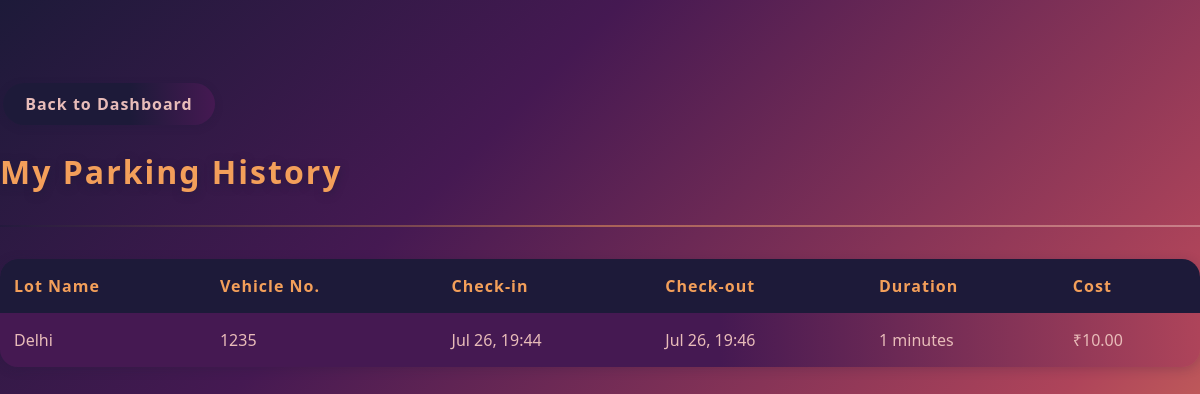
Page /history (signed in) on the committed database.
### models/models.py (models this page shows)
class Booking(db.Model):
    __tablename__ = 'bookings'
    id = db.Column(db.Integer, primary_key=True)
    vehicle_number = db.Column(db.String(20), nullable=False)
    check_in_time = db.Column(db.DateTime, nullable=False, default=datetime.utcnow)
    check_out_time = db.Column(db.DateTime, nullable=True)
    total_cost = db.Column(db.Float, nullable=True)
    user_id = db.Column(db.Integer, db.ForeignKey('users.id'), nullable=False)
    spot_id = db.Column(db.Integer, db.ForeignKey('parking_spots.id'), nullable=False)

class ParkingLot(db.Model):
    __tablename__ = 'parking_lots'
    id = db.Column(db.Integer, primary_key=True)
    name = db.Column(db.String(100), nullable=False)
    address = db.Column(db.String(200), nullable=False)
    pincode = db.Column(db.String(10), nullable=False)
    price_per_hour = db.Column(db.Float, nullable=False)
    capacity = db.Column(db.Integer, nullable=False)
    spots = db.relationship('ParkingSpot', backref='parking_lot', lazy=True, cascade="all, delete-orphan")

### app.py (the view)
@app.route('/history')
def user_history():
    user_id = session.get('user_id')
    if not user_id:
        return redirect(url_for('login'))
    completed_bookings = Booking.query.filter(Booking.user_id == user_id,Booking.check_out_time.isnot(None)).order_by(Booking.check_out_time.desc()).all()
    for booking in completed_bookings:
        booking.duration_str = format_duration(booking)
    return render_template('user_history.html', bookings=completed_bookings)

### app.py (called while the page is built)
@app.context_processor
def inject_current_user():
    user_id = session.get('user_id')
    user = None
    if user_id:
        user = User.query.get(user_id)
    return dict(current_user=user)

def format_duration(booking):
    if not (booking.check_out_time and booking.check_in_time):
        return "N/A"
    delta = booking.check_out_time - booking.check_in_time
    total_seconds = delta.total_seconds()
    days, remainder = divmod(total_seconds, (24*60*60))
    hours, remainder = divmod(remainder, (60*60))
    minutes, remainder = divmod(remainder, 60)
    parts = ""
    if days > 0:
        parts += (f"{int(days)} days ")
    if hours > 0:
        parts += (f"{int(hours)} hours ")
    if minutes > 0:
        parts += (f"{int(minutes)} minutes")
    if parts:
        return parts
    else:
        return "Less than a minute"

### templates/user_history.html (shortened to what this page needs)
<!DOCTYPE html>
<html lang="en">
<head>
    <link rel="stylesheet" href="{{ url_for('static', filename='css/styles.css') }}">
</head>
<body>
    <div>
        <a href="{{ url_for('user_dashboard') }}" class="btn btn-primary"> Back to Dashboard</a>
    </div>
    <h1>My Parking History</h1>
    <hr>
    <table>
        <thead>
            <tr>
                <th>Lot Name</th>
                <th>Vehicle No.</th>
                <th>Check-in</th>
                <th>Check-out</th>
                <th>Duration</th>
                <th>Cost</th>
            </tr>
        </thead>
        <tbody>
            {% for booking in bookings %}
            <tr>
                <td>{{ booking.parking_spot.parking_lot.name }}</td>
                <td>{{ booking.vehicle_number }}</td>
                <td>{{ booking.check_in_time.strftime('%b %d, %H:%M') }}</td>
                <td>{{ booking.check_out_time.strftime('%b %d, %H:%M') }}</td>
                <td>{{ booking.duration_str }}</td>
                <td>₹{{ '%.2f'|format(booking.total_cost) }}</td>
            </tr>
            {% else %}
            <tr>
                <td colspan="6">You have no past parking records.</td>
            </tr>
            {% endfor %}
        </tbody>
    </table>
</body>
</html>

### static/css/styles.css (style rules this page uses)
body { font-family: 'Segoe UI', 'Roboto', Arial, sans-serif; margin: 0; min-height: 100vh; background: linear-gradient(135deg, #1D1A39 0%, #451952 30%, #AE445A 70%, #F39F5A 100%); color: #E8BCB9; padding: 80px 0 0 0; }
h1, h2, h3 { color: #F39F5A; letter-spacing: 2px; font-weight: 700; margin-bottom: 0.5em; text-shadow: 0 2px 8px #1D1A3988; }
hr { border: 0; height: 2px; background: linear-gradient(90deg, #1D1A39, #F39F5A, #E8BCB9); margin: 2em 0; opacity: 0.5; }
table { width: 100%; border-collapse: separate; border-spacing: 0; margin-top: 2em; background: linear-gradient(90deg, #451952 60%, #AE445A 100%); color: #E8BCB9; border-radius: 18px; overflow: hidden; box-shadow: 0 2px 12px #1D1A3933; }
th, td { border: none; padding: 16px 14px; text-align: left; }
th { background: #1D1A39; color: #F39F5A; font-weight: 700; letter-spacing: 1px; }
.btn { padding: 10px 22px; border-radius: 24px; border: none; cursor: pointer; font-weight: bold; color: #fff; text-decoration: none; font-size: 1em; display: inline-block; margin: 0.2em 0.2em; box-shadow: 0 2px 8px #1D1A3933; background: linear-gradient(90deg, #451952 60%, #AE445A 100%); letter-spacing: 1px; transition: background 0.2s, transform 0.1s; }
.btn-primary { background: linear-gradient(90deg, #1D1A39 60%, #451952 100%); color: #E8BCB9; }

### rows in the picture
Booking: parking_spot.parking_lot.name "Delhi", vehicle_number "1235", check_in_time "Jul 26, 19:44", check_out_time "Jul 26, 19:46", duration_str "1 minutes", total_cost "10.00"
